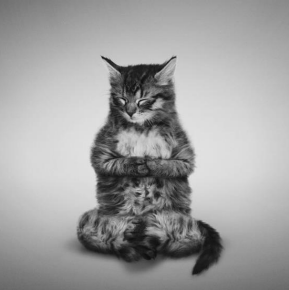
#> input picture Lec06Demo/Cat.png, 289 x 290 px
$ python Lec06.py
#> lines starting #> are read from the running program, lines starting #| are printed output that depends on the picture
import numpy as np
import cv2 as cv

img = cv.imread("Cat.png", cv.IMREAD_GRAYSCALE)
#> img is the input picture: shape (290, 289); min 14, max 226, mean 160.1

#set data 2 32bits
img = img.astype(np.float32)

#take fourier transform
imgF = np.fft.fft2(img)

#shift 0,0 to center of img
imgF = np.fft.fftshift(imgF)

# find magnitude & phase
imgReal = np.real(imgF)
imgLma = np.imag(imgF)
imgMag = np.sqrt(imgReal**2 + imgLma**2)
imgPhs = np.arctan2(imgLma, imgReal)
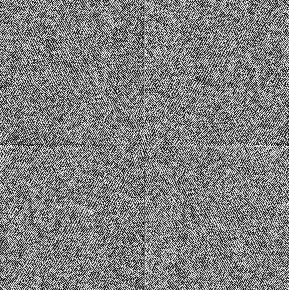
#> imgPhs: shape (290, 289) float64; min -3.14, max 3.14, mean 5.43e-18; drawn with min black and max white

#inverse fourier trans
imgRealInv = imgMag*np.cos(imgPhs)
imgLmaInv = imgMag*np.sin(imgPhs)

imgFInv = imgRealInv + imgLmaInv*1j

imgFInv = np.fft.fftshift(imgFInv)
imgInv = np.fft.fft2(imgFInv)

imgInv = np.real(imgInv)
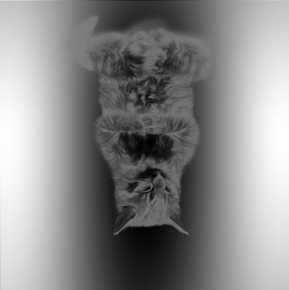
#> imgInv: shape (290, 289) float64; min -17507624.7, max 17081079.6, mean 1281900.3; drawn with min black and max white
imgInv = imgInv.astype(np.uint8)
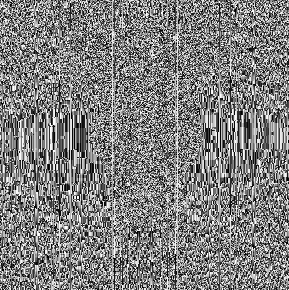
#> imgInv: shape (290, 289); min 0, max 255, mean 127.6

cv.imwrite("input.png", img)
cv.imwrite("output.png", imgInv)

#display
imgMag = np.log(1+imgMag)
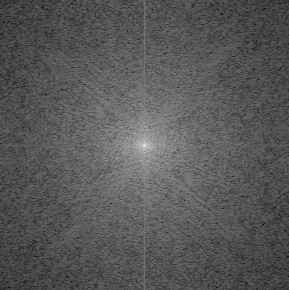
#> imgMag: shape (290, 289) float64; min 1.96, max 16.41, mean 6.96; drawn with min black and max white
imgMag = cv.normalize(imgMag, None, 0, 255, cv.NORM_MINMAX, cv.CV_8U)
cv.imwrite("magnitude.png", imgMag)

#Out put check
print("Success")
